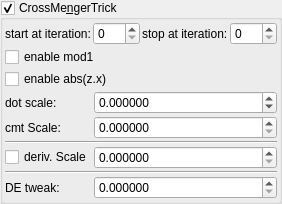
    <widget class="MyGroupBox" name="groupCheck_transf_function_enabledX_false">
     <property name="toolTip">
      <string/>
     </property>
     <property name="title">
      <string>CrossMe&amp;ngerTrick</string>
     </property>
     <property name="checkable">
      <bool>true</bool>
     </property>
     <layout class="QVBoxLayout" name="verticalLayout_34" stretch="0,0,0,0">
      <property name="spacing">
       <number>2</number>
      </property>
      <property name="leftMargin">
       <number>2</number>
      </property>
      <property name="topMargin">
       <number>2</number>
      </property>
      <property name="rightMargin">
       <number>2</number>
      </property>
      <property name="bottomMargin">
       <number>2</number>
      </property>
      <item>
       <layout class="QHBoxLayout" name="horizontalLayout_33" stretch="0,1,0,1">
        <item>
         <widget class="QLabel" name="label_145">
          <property name="text">
           <string>start at iteration:</string>
          </property>
         </widget>
        </item>
        <item>
         <widget class="MySpinBox" name="spinboxInt_transf_start_iterations_A">
          <property name="sizePolicy">
           <sizepolicy hsizetype="Minimum" vsizetype="Maximum">
            <horstretch>0</horstretch>
            <verstretch>0</verstretch>
           </sizepolicy>
          </property>
          <property name="minimum">
           <number>0</number>
          </property>
          <property name="maximum">
           <number>999</number>
          </property>
          <property name="value">
           <number>0</number>
          </property>
         </widget>
        </item>
        <item>
         <widget class="QLabel" name="label_86">
          <property name="text">
           <string>stop at iteration:</string>
          </property>
         </widget>
        </item>
        <item>
         <widget class="MySpinBox" name="spinboxInt_transf_stop_iterations_A">
          <property name="sizePolicy">
           <sizepolicy hsizetype="Preferred" vsizetype="Maximum">
            <horstretch>0</horstretch>
            <verstretch>0</verstretch>
           </sizepolicy>
          </property>
          <property name="maximum">
           <number>999</number>
          </property>
         </widget>
        </item>
       </layout>
      </item>
      <item>
       <widget class="MyCheckBox" name="checkBox_transf_function_enabledBz_false">
        <property name="layoutDirection">
         <enum>Qt::LeftToRight</enum>
        </property>
        <property name="text">
         <string>enable mod1</string>
        </property>
       </widget>
      </item>
      <item>
       <widget class="MyCheckBox" name="checkBox_transf_function_enabledCy_false">
        <property name="text">
         <string>enable abs(z.x)</string>
        </property>
       </widget>
      </item>
      <item>
       <layout class="QGridLayout" name="gridLayout_70" columnstretch="0,1">
        <property name="spacing">
         <number>2</number>
        </property>
        <item row="3" column="0">
         <widget class="MyCheckBox" name="checkBox_transf_function_enabled_false">
          <property name="layoutDirection">
           <enum>Qt::LeftToRight</enum>
          </property>
          <property name="text">
           <string>deriv. Scale</string>
          </property>
         </widget>
        </item>
        <item row="1" column="1">
         <widget class="MyDoubleSpinBox" name="spinbox_transf_scaleA_3">
          <property name="sizePolicy">
           <sizepolicy hsizetype="Minimum" vsizetype="Maximum">
            <horstretch>0</horstretch>
            <verstretch>0</verstretch>
           </sizepolicy>
          </property>
          <property name="prefix">
           <string/>
          </property>
          <property name="suffix">
           <string/>
          </property>
          <property name="decimals">
           <number>6</number>
          </property>
          <property name="minimum">
           <double>0.000000000000000</double>
          </property>
          <property name="maximum">
           <double>99.000000000000000</double>
          </property>
          <property name="singleStep">
           <double>0.100000000000000</double>
          </property>
         </widget>
        </item>
        <item row="5" column="0">
         <widget class="QLabel" name="label_115">
          <property name="text">
           <string>DE tweak:</string>
          </property>
         </widget>
        </item>
        <item row="1" column="0">
         <widget class="QLabel" name="label_112">
          <property name="text">
           <string>cmt Scale:</string>
          </property>
         </widget>
        </item>
        <item row="2" column="0" colspan="2">
         <widget class="Line" name="line_65">
          <property name="orientation">
           <enum>Qt::Horizontal</enum>
          </property>
         </widget>
        </item>
        <item row="3" column="1">
         <widget class="MyDoubleSpinBox" name="spinbox_transf_scaleE_1">
          <property name="sizePolicy">
           <sizepolicy hsizetype="Minimum" vsizetype="Maximum">
            <horstretch>0</horstretch>
            <verstretch>0</verstretch>
           </sizepolicy>
          </property>
          <property name="prefix">
           <string/>
          </property>
          <property name="suffix">
           <string/>
          </property>
          <property name="decimals">
           <number>6</number>
          </property>
          <property name="minimum">
           <double>0.000000000000000</double>
          </property>
          <property name="maximum">
           <double>99.000000000000000</double>
          </property>
          <property name="singleStep">
           <double>0.100000000000000</double>
          </property>
         </widget>
        </item>
        <item row="5" column="1">
         <widget class="MyDoubleSpinBox" name="spinbox_transf_offset_1">
          <property name="sizePolicy">
           <sizepolicy hsizetype="Minimum" vsizetype="Maximum">
            <horstretch>0</horstretch>
            <verstretch>0</verstretch>
           </sizepolicy>
          </property>
          <property name="prefix">
           <string/>
          </property>
          <property name="suffix">
           <string/>
          </property>
          <property name="decimals">
           <number>6</number>
          </property>
          <property name="minimum">
           <double>0.000000000000000</double>
          </property>
          <property name="maximum">
           <double>99.000000000000000</double>
          </property>
          <property name="singleStep">
           <double>0.100000000000000</double>
          </property>
         </widget>
        </item>
        <item row="4" column="0" colspan="2">
         <widget class="Line" name="line_66">
          <property name="orientation">
           <enum>Qt::Horizontal</enum>
          </property>
         </widget>
        </item>
        <item row="0" column="0">
         <widget class="QLabel" name="label_124">
          <property name="text">
           <string>dot scale:</string>
          </property>
         </widget>
        </item>
        <item row="0" column="1">
         <widget class="MyDoubleSpinBox" name="spinbox_transf_scaleD_1">
          <property name="sizePolicy">
           <sizepolicy hsizetype="Minimum" vsizetype="Maximum">
            <horstretch>0</horstretch>
            <verstretch>0</verstretch>
           </sizepolicy>
          </property>
          <property name="prefix">
           <string/>
          </property>
          <property name="suffix">
           <string/>
          </property>
          <property name="decimals">
           <number>6</number>
          </property>
          <property name="minimum">
           <double>-99.000000000000000</double>
          </property>
          <property name="maximum">
           <double>99.000000000000000</double>
          </property>
          <property name="singleStep">
           <double>0.100000000000000</double>
          </property>
         </widget>
        </item>
       </layout>
      </item>
     </layout>
    </widget>
